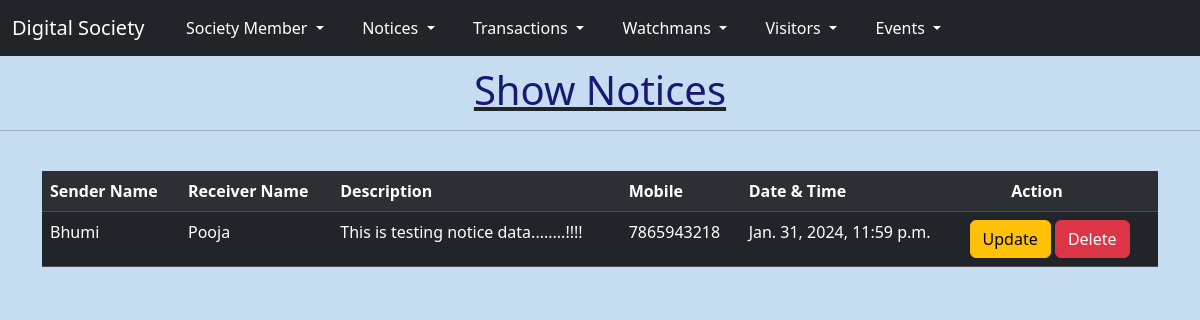
The page /shownotices/ on the database its author committed.
### myapp/models.py (models this page shows)
class Notices(models.Model):
    sendername=models.CharField(max_length=20)
    receivername=models.CharField(max_length=20)
    details=models.TextField()
    mobile=models.BigIntegerField()
    datetime=models.DateTimeField()

### myapp/views.py (the view)
# urls.py: path('shownotices/',views.shownotices,name='shownotices'),
def shownotices(request):
    notice = Notices.objects.all()
    return render(request,'shownotices.html',{'notice':notice})

### myapp/templates/shownotices.html (shortened to what this page needs)
<!DOCTYPE html>
<html lang="en">
    <head>
        <link
            href="https://cdn.jsdelivr.net/npm/bootstrap@5.3.3/dist/css/bootstrap.min.css"
            rel="stylesheet"
>
    </head>
    <body>
        <nav class="navbar navbar-expand-lg navbar-dark bg-dark">
            <div class="container-fluid">
                <a class="navbar-brand" href="#">Digital Society</a>
                <div class="collapse navbar-collapse"
                    id="navbarNavDarkDropdown">
                    <ul class="navbar-nav">
                        <li class="nav-item dropdown">
                            <button class="btn btn-dark dropdown-toggle"
                                data-bs-toggle="dropdown"
                                aria-expanded="false">Society Member
                            </button>
                        </li>
                    </ul>
                    <ul class="navbar-nav">
                        <li class="nav-item dropdown">
                            <button class="btn btn-dark dropdown-toggle"
                                data-bs-toggle="dropdown"
                                aria-expanded="false">Notices
                            </button>
                        </li>
                    </ul>
                    <ul class="navbar-nav">
                        <li class="nav-item dropdown">
                            <button class="btn btn-dark dropdown-toggle"
                                data-bs-toggle="dropdown"
                                aria-expanded="false">Transactions
                            </button>
                        </li>
                    </ul>
                    <ul class="navbar-nav">
                        <li class="nav-item dropdown">
                            <button class="btn btn-dark dropdown-toggle"
                                data-bs-toggle="dropdown"
                                aria-expanded="false">Watchmans
                            </button>
                        </li>
                    </ul>
                    <ul class="navbar-nav">
                        <li class="nav-item dropdown">
                            <button class="btn btn-dark dropdown-toggle"
                                data-bs-toggle="dropdown"
                                aria-expanded="false">Visitors
                            </button>
                        </li>
                    </ul>
                    <ul class="navbar-nav">
                        <li class="nav-item dropdown">
                            <button class="btn btn-dark dropdown-toggle"
                                data-bs-toggle="dropdown"
                                aria-expanded="false">Events
                            </button>
                        </li>
                    </ul>
                </div>
            </div>
        </nav>
        <center>
            <u><h1>Show Notices</h1></u>
        </center>
        <hr><br>
        <div class="container">
            <table class="table table-dark table-striped">
                <tr>
                    <th>Sender Name</th>
                    <th>Receiver Name</th>
                    <th>Description</th>
                    <th>Mobile</th>
                    <th>Date & Time</th>
                    <th>&nbsp;&nbsp;&nbsp;&nbsp;&nbsp;&nbsp;&nbsp;&nbsp;&nbsp;&nbsp;Action</th>
                </tr>
                {% for i in notice %}
                <tr>
                    <td>{{i.sendername}}</td>
                    <td>{{i.receivername}}</td>
                    <td>{{i.details}}</td>
                    <td>{{i.mobile}}</td>
                    <td>{{i.datetime}}</td>
                    <td><a class="btn btn-warning"
                            href="/updatenotices/{{i.id}}">Update</a>
                        <a class="btn btn-danger"
                            href="/deletenotices/{{i.id}}">Delete</a></td>
                </tr>
                {% endfor%}
            </table>
        </div>
    </body>
</html>

### myapp/templates/shownotices.html (style rules this page uses)
body { background-color: rgb(198, 221, 241); }
h1 { color: midnightblue; margin-top: 10px; }

### rows shown on the page
Notices: sendername "Bhumi", receivername "Pooja", details "This is testing notice data........!!!!", mobile "7865943218", datetime "Jan. 31, 2024, 11:59 p.m."
